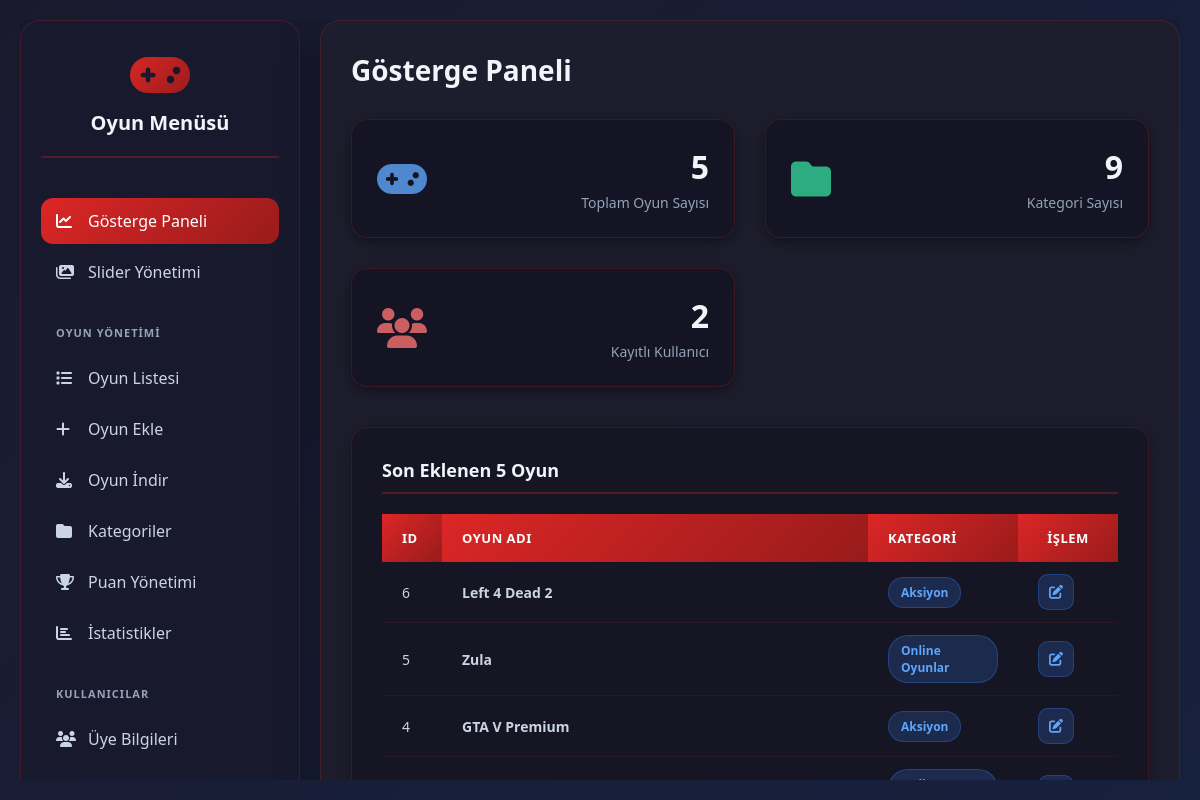
/admin, run on an earlier commit of the app's database.
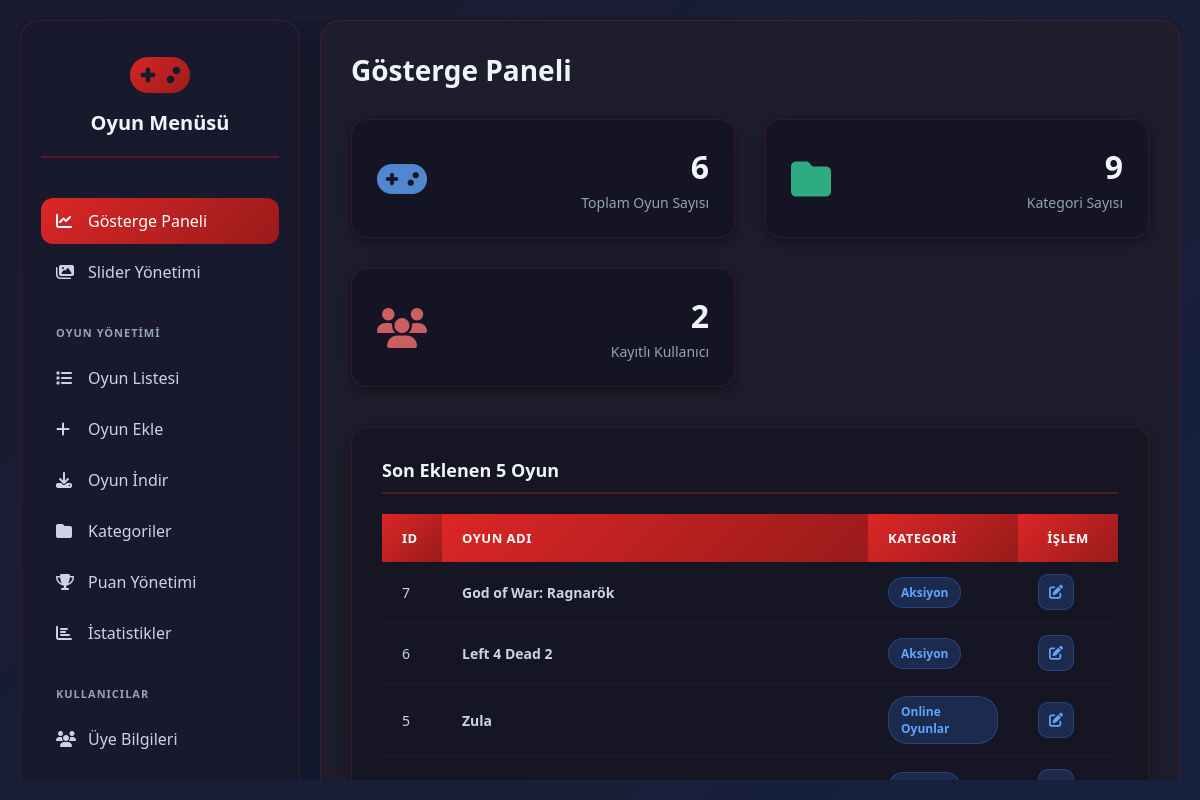
And on a later commit of the database.
### tables this page shows
CREATE TABLE games (
            id INTEGER PRIMARY KEY AUTOINCREMENT,
            oyun_adi TEXT NOT NULL,
            aciklama TEXT,
            cover_image TEXT,
            youtube_id TEXT,
            save_yolu TEXT,
            calistirma_tipi TEXT NOT NULL,
            calistirma_verisi TEXT NOT NULL,
            cikis_yili TEXT,
            pegi TEXT,
            category_id INTEGER,
            average_rating REAL NOT NULL DEFAULT 0,
            rating_count INTEGER NOT NULL DEFAULT 0, click_count INTEGER NOT NULL DEFAULT 0, launch_script TEXT, yuzde_yuz_save_path TEXT,
            FOREIGN KEY (category_id) REFERENCES categories (id)
        );

CREATE TABLE categories (
            id INTEGER PRIMARY KEY AUTOINCREMENT,
            name TEXT NOT NULL UNIQUE
        , icon TEXT);

### app.py (the view)
@app.route('/admin')
def admin_index():
    conn = get_db_connection()
    game_count = conn.execute('SELECT COUNT(*) FROM games').fetchone()[0]
    category_count = conn.execute('SELECT COUNT(*) FROM categories').fetchone()[0]
    user_count = conn.execute('SELECT COUNT(*) FROM users').fetchone()[0]
    stats = {
        'game_count': game_count,
        'category_count': category_count,
        'user_count': user_count
    }
    query = """
    SELECT g.id, g.oyun_adi, c.name as category_name
    FROM games g
    LEFT JOIN categories c ON g.category_id = c.id
    ORDER BY g.id DESC
    LIMIT 5
    """
    recent_games = conn.execute(query).fetchall()
    conn.close()
    recent_games_list = [dict(game) for game in recent_games]
    return render_template('index.html', stats=stats, recent_games=recent_games_list)

### app.py (called while the page is built)
def get_db_connection():
    conn = sqlite3.connect(DATABASE, check_same_thread=False)
    conn.row_factory = sqlite3.Row
    return conn

### templates/index.html (shortened to what this page needs)
{% extends 'base_admin.html' %}
{% block content %}
    <div class="header">
        <h1>Gösterge Paneli</h1>
    </div>
    <div class="stats-grid">
        <div class="stat-card stat-games">
            <div class="stat-icon"><i class="fas fa-gamepad"></i></div>
            <div class="stat-info">
                <div class="stat-value">{{ stats.game_count }}</div>
                <div class="stat-label">Toplam Oyun Sayısı</div>
            </div>
        </div>
        <div class="stat-card stat-categories">
            <div class="stat-icon"><i class="fas fa-folder"></i></div>
            <div class="stat-info">
                <div class="stat-value">{{ stats.category_count }}</div>
                <div class="stat-label">Kategori Sayısı</div>
            </div>
        </div>
        <div class="stat-card stat-users">
            <div class="stat-icon"><i class="fas fa-users"></i></div>
            <div class="stat-info">
                <div class="stat-value">{{ stats.user_count }}</div>
                <div class="stat-label">Kayıtlı Kullanıcı</div>
            </div>
        </div>
    </div>
    <div class="form-container">
        <div class="section-title">Son Eklenen 5 Oyun</div>
        {% if recent_games %}
            <table class="recent-games-table">
                <thead>
                    <tr>
                        <th style="width: 60px;">ID</th>
                        <th>Oyun Adı</th>
                        <th style="width: 150px;">Kategori</th>
                        <th style="width: 100px; text-align: center;">İşlem</th>
                    </tr>
                </thead>
                <tbody>
                    {% for game in recent_games %}
                    <tr>
                        <td>{{ game.id }}</td>
                        <td class="game-name">{{ game.oyun_adi }}</td>
                        <td>
                            <span class="badge badge-{{ 'uncategorized' if not game.category_name else 'default' }}">
                                {{ game.category_name or 'Kategorisiz' }}
                            </span>
                        </td>
                        <td style="text-align: center;">
                            <a href="{{ url_for('edit_game', game_id=game.id) }}" class="btn-icon btn-edit" title="Düzenle">
                                <i class="fas fa-edit"></i>
                            </a>
                        </td>
                    </tr>
                    {% endfor %}
                </tbody>
            </table>
        {% else %}
            <p style="color: #94a3b8; text-align: center;">Henüz sisteme eklenmiş bir oyun bulunmamaktadır. Hemen bir oyun ekleyin!</p>
        {% endif %}
    </div>
{% endblock %}

### templates/base_admin.html (shortened to what this page needs)
<!DOCTYPE html>
<html lang="tr">
<head>
    <link href="https://cdnjs.cloudflare.com/ajax/libs/font-awesome/6.4.0/css/all.min.css" rel="stylesheet">
    <link rel="stylesheet" href="https://cdnjs.cloudflare.com/ajax/libs/codemirror/5.65.15/codemirror.min.css">
    <link rel="stylesheet" href="https://cdnjs.cloudflare.com/ajax/libs/codemirror/5.65.15/theme/darcula.min.css">
    <link rel="stylesheet" href="{{ url_for('static', filename='css/admin_styles.css', v='1.2') }}">
</head>
<body>
    <div class="container">
        <aside class="sidebar">
            <div class="logo">
                <i class="fas fa-gamepad"></i>
                <h2>Oyun Menüsü</h2>
            </div>
            <div class="menu-section">
                <a href="{{ url_for('admin_index') }}" class="menu-item {% if request.endpoint == 'admin_index' %}active{% endif %}">
                    <i class="fas fa-chart-line"></i>
                    <span>Gösterge Paneli</span>
                </a>
                <a href="{{ url_for('manage_sliders') }}" class="menu-item {% if 'slider' in request.endpoint %}active{% endif %}">
                    <i class="fas fa-images"></i>
                    <span>Slider Yönetimi</span>
                </a>
            </div>
            <div class="menu-section">
                <div class="menu-title">Oyun Yönetimi</div>
                {% set game_list_endpoints = ['list_games', 'edit_game', 'delete_game'] %}
                <a href="{{ url_for('list_games') }}" class="menu-item {% if request.endpoint in game_list_endpoints %}active{% endif %}">
                    <i class="fas fa-list"></i>
                    <span>Oyun Listesi</span>
                </a>
                <a href="{{ url_for('add_game') }}" class="menu-item {% if request.endpoint == 'add_game' %}active{% endif %}">
                    <i class="fas fa-plus"></i>
                    <span>Oyun Ekle</span>
                </a>
                <a href="{{ url_for('download_games') }}" class="menu-item {% if request.endpoint == 'download_games' %}active{% endif %}">
                    <i class="fas fa-download"></i>
                    <span>Oyun İndir</span>
                </a>
                <a href="{{ url_for('manage_categories') }}" class="menu-item {% if request.endpoint == 'manage_categories' or request.endpoint == 'delete_category' %}active{% endif %}">
                    <i class="fas fa-folder"></i>
                    <span>Kategoriler</span>
                </a>
                <a href="{{ url_for('manage_ratings') }}" class="menu-item {% if request.endpoint == 'manage_ratings' or request.endpoint == 'reset_all_ratings' %}active{% endif %}">
                    <i class="fas fa-trophy"></i>
                    <span>Puan Yönetimi</span>
                </a>
                <a href="{{ url_for('manage_statistics') }}" class="menu-item {% if request.endpoint == 'manage_statistics' %}active{% endif %}">
                    <i class="fas fa-chart-bar"></i>
                    <span>İstatistikler</span>
                </a>
            </div>
            <div class="menu-section">
                <div class="menu-title">Kullanıcılar</div>
                {% set user_management_endpoints = ['manage_users', 'edit_user', 'delete_user'] %}
                <a href="{{ url_for('manage_users') }}" class="menu-item {% if request.endpoint in user_management_endpoints %}active{% endif %}">
                    <i class="fas fa-users"></i>
                    <span>Üye Bilgileri</span>
                </a>
            </div>
        </aside>
        <main class="main-content">
            {% block content %}{% endblock %}
        </main>
    </div>
</body>
</html>

What changed in the data, as far as the page shows it:
no longer on this page (row unchanged): games: id "4", oyun_adi "GTA V Premium", name "Aksiyon"
added games: id "7", oyun_adi "God of War: Ragnarök", name "Aksiyon"
Also different on the page:
{{ stats.game_count }}: "5" → "6"
